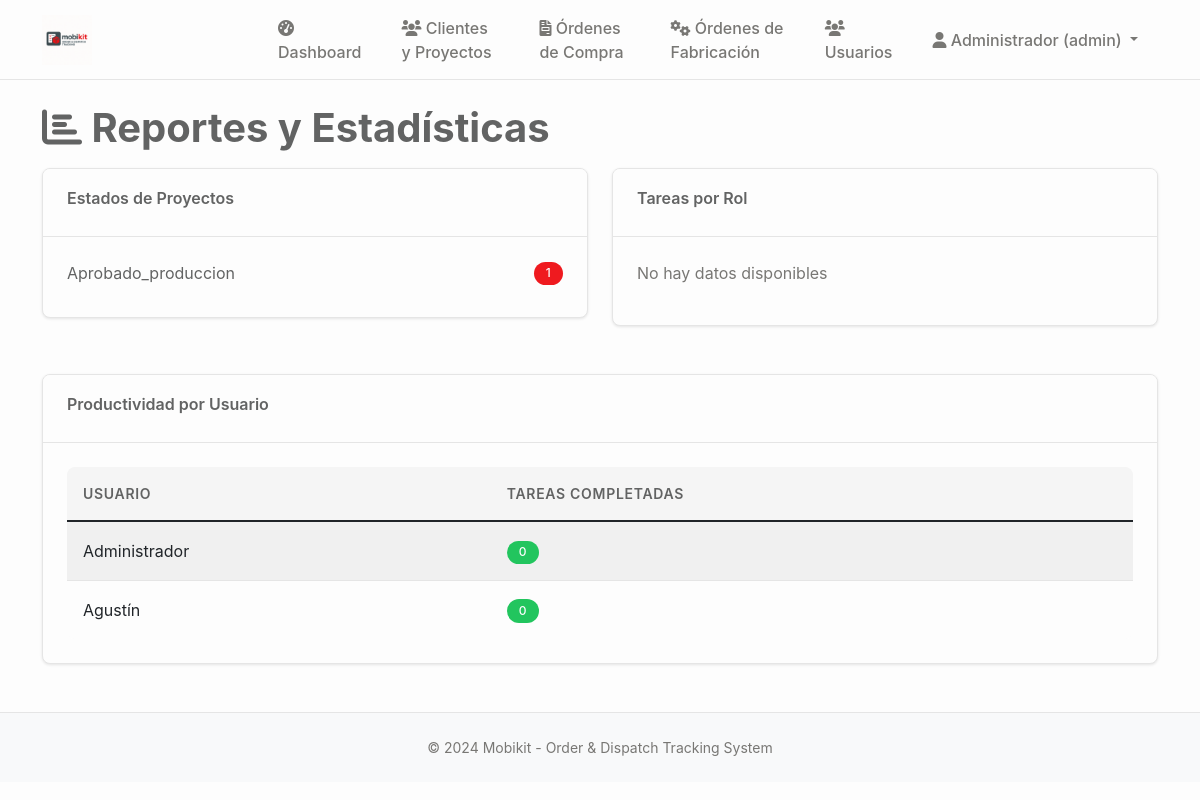
Page /reportes (signed in) on the committed database.
### tables this page shows
CREATE TABLE usuarios (
    id INTEGER PRIMARY KEY AUTOINCREMENT,
    username TEXT UNIQUE NOT NULL,
    password_hash TEXT NOT NULL,
    rol TEXT NOT NULL CHECK (rol IN ('admin', 'general', 'diseñador', 'operación', 'embalaje', 'despacho')),
    nombre TEXT NOT NULL,
    apellido TEXT,
    email TEXT UNIQUE,
    telefono TEXT,
    area_id INTEGER,
    activo BOOLEAN DEFAULT TRUE,
    ultimo_acceso TIMESTAMP,
    created_at TIMESTAMP DEFAULT CURRENT_TIMESTAMP,
    updated_at TIMESTAMP DEFAULT CURRENT_TIMESTAMP,
    FOREIGN KEY (area_id) REFERENCES areas (id)
);

CREATE TABLE proyectos (
                id INTEGER PRIMARY KEY AUTOINCREMENT,
                codigo TEXT UNIQUE NOT NULL,
                nombre TEXT NOT NULL,
                cliente_id INTEGER NOT NULL,
                descripcion TEXT,
                estado TEXT DEFAULT 'en_desarrollo' CHECK (estado IN ('en_desarrollo', 'aprobado_produccion', 'seccionado', 'enchapado', 'mecanizado', 'produccion_completa', 'embalando', 'listo_despacho', 'entregado', 'cancelado')),
                prioridad TEXT DEFAULT 'media' CHECK (prioridad IN ('baja', 'media', 'alta', 'urgente')),
                fecha_inicio DATE,
                fecha_entrega DATE,
                fecha_entrega_real DATE,
                diseñador_id INTEGER,
                supervisor_id INTEGER,
                presupuesto DECIMAL(12,2),
                costo_real DECIMAL(12,2),
                observaciones TEXT,
                created_at TIMESTAMP DEFAULT CURRENT_TIMESTAMP,
                updated_at TIMESTAMP DEFAULT CURRENT_TIMESTAMP, adjudicacion_tipo TEXT DEFAULT "orden_compra" CHECK (adjudicacion_tipo IN ("contrato", "orden_compra")), monto_neto DECIMAL(12,2), estado_proyecto TEXT DEFAULT "pendiente_presupuesto", monto_neto_provision DECIMAL(12,2), monto_neto_instalacion DECIMAL(12,2), fecha_estimada_inicio DATE, archivado BOOLEAN DEFAULT FALSE,
                FOREIGN KEY (cliente_id) REFERENCES clientes (id),
                FOREIGN KEY (diseñador_id) REFERENCES usuarios (id),
                FOREIGN KEY (supervisor_id) REFERENCES usuarios (id)
            );

### main.py (the view)
@app.route('/reportes')
@login_required
@role_required(['admin', 'general'])
def reportes():
    conn = sqlite3.connect('mobikit.db')
    cursor = conn.cursor()
    cursor.execute('''
        SELECT estado, COUNT(*) as cantidad
        FROM proyectos
        GROUP BY estado
    ''')
    estados_proyecto = cursor.fetchall()
    cursor.execute('''
        SELECT rol_asignado, COUNT(*) as cantidad
        FROM tareas
        GROUP BY rol_asignado
    ''')
    tareas_rol = cursor.fetchall()
    cursor.execute('''
        SELECT u.nombre, COUNT(t.id) as tareas_completadas
        FROM usuarios u
        LEFT JOIN tareas t ON u.id = t.usuario_asignado_id AND t.estado = 'completada'
        GROUP BY u.id, u.nombre
        ORDER BY tareas_completadas DESC
    ''')
    productividad = cursor.fetchall()
    conn.close()
    return render_template('reportes.html',
                           estados_proyecto=estados_proyecto,
                           tareas_rol=tareas_rol,
                           productividad=productividad)

### main.py (called while the page is built)
def login_required(f):
    @wraps(f)
    def decorated_function(*args, **kwargs):
        if 'user_id' not in session:
            return redirect(url_for('login'))
        return f(*args, **kwargs)
    return decorated_function

def role_required(roles):
    def decorator(f):
        @wraps(f)
        def decorated_function(*args, **kwargs):
            if 'user_role' not in session or session['user_role'] not in roles:
                flash('No tienes permisos para acceder a esta página', 'error')
                return redirect(url_for('dashboard'))
            return f(*args, **kwargs)
        return decorated_function
    return decorator

### templates/reportes.html (shortened to what this page needs)
{% extends "base.html" %}
{% block content %}
<h1><i class="fas fa-chart-bar"></i> Reportes y Estadísticas</h1>
<div class="row">
    <div class="col-md-6">
        <div class="card">
            <div class="card-header">
                <h6>Estados de Proyectos</h6>
            </div>
            <div class="card-body">
                {% if estados_proyecto %}
                {% for estado in estados_proyecto %}
                <div class="d-flex justify-content-between align-items-center mb-2">
                    <span>{{ estado[0]|title }}</span>
                    <span class="badge bg-primary">{{ estado[1] }}</span>
                </div>
                {% endfor %}
                {% else %}
                <p class="text-muted">No hay datos disponibles</p>
                {% endif %}
            </div>
        </div>
    </div>
    <div class="col-md-6">
        <div class="card">
            <div class="card-header">
                <h6>Tareas por Rol</h6>
            </div>
            <div class="card-body">
                {% if tareas_rol %}
                {% for rol in tareas_rol %}
                <div class="d-flex justify-content-between align-items-center mb-2">
                    <span>{{ rol[0]|title }}</span>
                    <span class="badge bg-secondary">{{ rol[1] }}</span>
                </div>
                {% endfor %}
                {% else %}
                <p class="text-muted">No hay datos disponibles</p>
                {% endif %}
            </div>
        </div>
    </div>
</div>
<div class="card mt-4">
    <div class="card-header">
        <h6>Productividad por Usuario</h6>
    </div>
    <div class="card-body">
        {% if productividad %}
        <div class="table-responsive">
            <table class="table table-striped">
                <thead>
                    <tr>
                        <th>Usuario</th>
                        <th>Tareas Completadas</th>
                    </tr>
                </thead>
                <tbody>
                    {% for usuario in productividad %}
                    <tr>
                        <td>{{ usuario[0] }}</td>
                        <td>
                            <span class="badge bg-success">{{ usuario[1] }}</span>
                        </td>
                    </tr>
                    {% endfor %}
                </tbody>
            </table>
        </div>
        {% else %}
        <p class="text-muted">No hay datos de productividad disponibles</p>
        {% endif %}
    </div>
</div>
{% endblock %}

### templates/base.html (shortened to what this page needs)
<!DOCTYPE html>
<html lang="es">
<head>
    <link href="https://cdn.jsdelivr.net/npm/bootstrap@5.1.3/dist/css/bootstrap.min.css" rel="stylesheet">
    <link href="https://cdnjs.cloudflare.com/ajax/libs/font-awesome/6.0.0/css/all.min.css" rel="stylesheet">
    <link href="{{ url_for('static', filename='css/style.css') }}" rel="stylesheet">
</head>
<body>
    <nav class="navbar navbar-expand-lg navbar-dark bg-primary">
        <div class="container">
            <a class="navbar-brand" href="{{ url_for('dashboard') }}">
                <img src="{{ url_for('static', filename='img/mobikit-logo.png') }}" alt="Mobikit Logo" style="height: 60px; width: auto; object-fit: contain; max-width: 200px;">
            </a>
            {% if session.user_id %}
            <div class="collapse navbar-collapse" id="navbarNav">
                <ul class="navbar-nav me-auto">
                    <li class="nav-item">
                        <a class="nav-link" href="{{ url_for('dashboard') }}">
                            <i class="fas fa-tachometer-alt"></i> Dashboard
                        </a>
                    </li>
                    <li class="nav-item">
                        <a class="nav-link" href="{{ url_for('clientes') }}">
                            <i class="fas fa-users"></i> Clientes y Proyectos
                        </a>
                    </li>
                    <li class="nav-item">
                        <a class="nav-link {% if request.endpoint == 'ordenes_compra' %}active{% endif %}" href="{{ url_for('ordenes_compra') }}">
                            <i class="fas fa-file-invoice"></i> Órdenes de Compra
                        </a>
                    </li>
                    <li class="nav-item">
                        <a class="nav-link {% if request.endpoint == 'ordenes_fabricacion' %}active{% endif %}" href="{{ url_for('ordenes_fabricacion') }}">
                            <i class="fas fa-cogs"></i> Órdenes de Fabricación
                        </a>
                    </li>
                    {% if session.user_role == 'admin' %}
                    <li class="nav-item">
                        <a class="nav-link" href="{{ url_for('usuarios') }}">
                            <i class="fas fa-users"></i> Usuarios
                        </a>
                    </li>
                    {% endif %}
                </ul>
                <ul class="navbar-nav">
                    <li class="nav-item dropdown">
                        <a class="nav-link dropdown-toggle" href="#" id="navbarDropdown" role="button" data-bs-toggle="dropdown">
                            <i class="fas fa-user"></i> {{ session.user_name }} ({{ session.user_role }})
                        </a>
                    </li>
                </ul>
            </div>
            {% endif %}
        </div>
    </nav>
    <main class="container mt-4">
        {% block content %}{% endblock %}
    </main>
    <footer class="bg-light mt-5 py-4">
        <div class="container text-center">
            <p class="mb-0">&copy; 2024 Mobikit - Order & Dispatch Tracking System</p>
        </div>
    </footer>
</body>
</html>

### static/css/style.css (style rules this page uses)
:root { --mobikit-red: #EF1A1F; --mobikit-red-light: #F58B8F; --mobikit-red-dark: #C7161A; --mobikit-gray: #626363; --mobikit-gray-logo: #626363; --mobikit-light-gray: #8C8C8C; --mobikit-dark-gray: #4A4A4A; --mobikit-white: #FDFDFD; --mobikit-light-bg: #FAFAFA; --mobikit-border: #E5E5E5; --mobikit-hover: #F5F5F5; --mobikit-text-light: #787774; --mobikit-sidebar: #F7F6F3; --mobikit-cocinas: #EF1A1F; --mobikit-closet: #626363; --mobikit-success: #22C55E; --mobikit-warning: #F59E0B; --mobikit-info: #626363; --mobikit-danger: #EF1A1F; }
* { box-sizing: border-box; }
body { font-family: -apple-system, BlinkMacSystemFont, 'Segoe UI', Roboto, 'Helvetica Neue', Arial, sans-serif; background-color: var(--mobikit-white); color: var(--mobikit-gray); line-height: 1.5; margin: 0; padding: 0; }
.navbar { background-color: var(--mobikit-white) !important; border-bottom: 1px solid var(--mobikit-border); padding: 0.75rem 1.5rem; box-shadow: none; height: 80px; position: sticky; top: 0; z-index: 1000; }
.navbar-brand { font-weight: 600; color: var(--mobikit-gray) !important; font-size: 1.3rem; display: flex; align-items: center; gap: 0.75rem; text-transform: lowercase; }
.navbar-brand img { max-height: 60px; width: auto; object-fit: contain; max-width: 200px; }
.nav-link { color: var(--mobikit-text-light) !important; font-weight: 500; padding: 0.5rem 1rem !important; border-radius: 6px; transition: all 0.2s ease; margin: 0 0.25rem; }
h1 { font-size: 2.5rem; font-weight: 700; color: var(--mobikit-gray); margin-bottom: 1rem; line-height: 1.2; }
h4, h5, h6 { font-weight: 600; color: var(--mobikit-gray); margin-bottom: 0.5rem; }
.card { background-color: var(--mobikit-white); border: 1px solid var(--mobikit-border); border-radius: 8px; box-shadow: 0 1px 3px rgba(0, 0, 0, 0.1); margin-bottom: 1.5rem; overflow: hidden; transition: all 0.2s ease; }
.card-header { background-color: var(--mobikit-white); border-bottom: 1px solid var(--mobikit-border); padding: 1.25rem 1.5rem; font-weight: 600; color: var(--mobikit-gray); font-size: 1.1rem; }
.card-body { padding: 1.5rem; }
.table { background-color: var(--mobikit-white); border-radius: 8px; overflow: hidden; margin-bottom: 0; }
.table th { background-color: var(--mobikit-hover); border: none; font-weight: 600; color: var(--mobikit-gray); padding: 1rem; font-size: 0.875rem; text-transform: uppercase; letter-spacing: 0.05em; }
.table td { border: none; border-top: 1px solid var(--mobikit-border); padding: 1rem; vertical-align: middle; }
.badge { font-weight: 500; padding: 0.35rem 0.75rem; border-radius: 20px; font-size: 0.75rem; letter-spacing: 0.025em; color: var(--mobikit-white) !important; }
.badge.bg-primary { background-color: var(--mobikit-red) !important; }
.badge.bg-success { background-color: var(--mobikit-success) !important; }
a { color: var(--mobikit-red); text-decoration: none; }
footer { background-color: var(--mobikit-hover); color: var(--mobikit-text-light); text-align: center; padding: 2rem 0; margin-top: 3rem; border-top: 1px solid var(--mobikit-border); font-size: 0.875rem; }
.text-muted { color: var(--mobikit-text-light) !important; }

### rows in the picture
usuarios: user_name "Administrador", nombre "Administrador", usuario "0"
proyectos: estado "Aprobado_produccion", estado "1"
usuarios: nombre "Agustín", usuario "0"

### other values in the picture
{{ session.user_role }} "admin"
